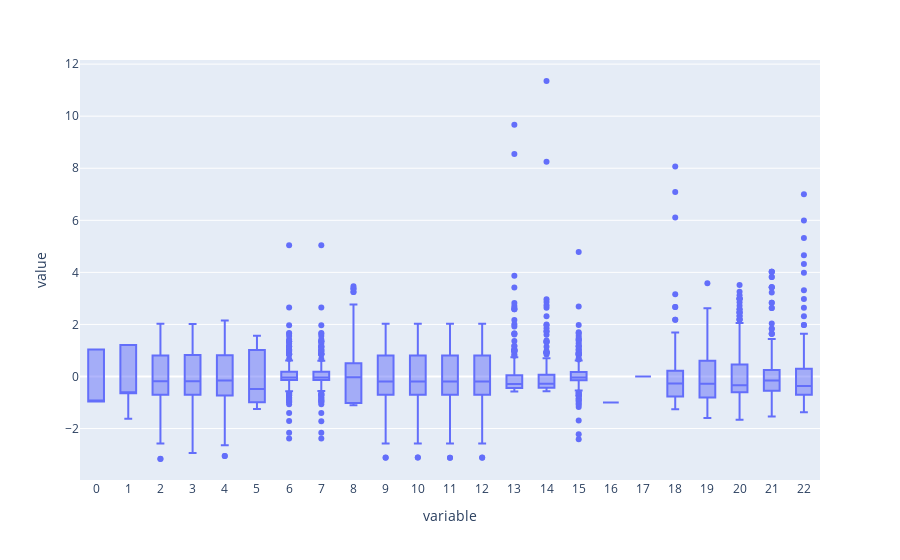

Notebook code cell kept with this figure:
### Code cell
px.box(X_train)

### Figure 1 — Plotly figure (JSON) as saved in the notebook; plotly's stock layout.template omitted (floating-point values rounded to 4 significant figures; data arrays with more than 128 entries replaced by an {"elided": "..."} marker saying what was removed)
{"data": [{"alignmentgroup": "True", "hovertemplate": "variable=%{x}<br>value=%{y}<extra></extra>", "legendgroup": "", "marker": {"color": "#636efa"}, "name": "", "notched": false, "offsetgroup": "", "orientation": "v", "showlegend": false, "type": "box", "x": {"elided": "6532 str values"}, "x0": " ", "xaxis": "x", "y": {"elided": "6532 float values"}, "y0": " ", "yaxis": "y"}], "layout": {"boxmode": "group", "legend": {"tracegroupgap": 0}, "margin": {"t": 60}, "xaxis": {"anchor": "y", "domain": [0, 1], "title": {"text": "variable"}}, "yaxis": {"anchor": "x", "domain": [0, 1], "title": {"text": "value"}}}}
